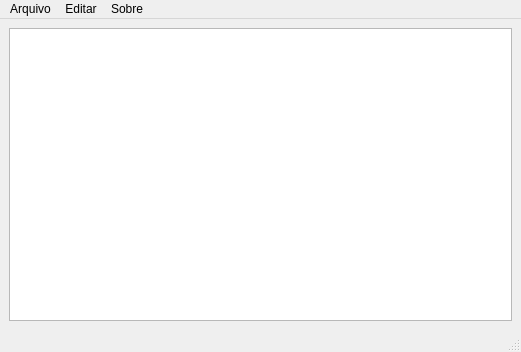
<?xml version="1.0" encoding="UTF-8"?>
<ui version="4.0">
 <class>MainWindow</class>
 <widget class="QMainWindow" name="MainWindow">
  <property name="geometry">
   <rect>
    <x>0</x>
    <y>0</y>
    <width>521</width>
    <height>352</height>
   </rect>
  </property>
  <property name="windowTitle">
   <string>MainWindow</string>
  </property>
  <widget class="QWidget" name="centralwidget">
   <layout class="QGridLayout" name="gridLayout">
    <item row="0" column="0">
     <widget class="QTextEdit" name="textEdit">
      <property name="sizePolicy">
       <sizepolicy hsizetype="Expanding" vsizetype="Expanding">
        <horstretch>0</horstretch>
        <verstretch>0</verstretch>
       </sizepolicy>
      </property>
     </widget>
    </item>
   </layout>
  </widget>
  <widget class="QMenuBar" name="menubar">
   <property name="geometry">
    <rect>
     <x>0</x>
     <y>0</y>
     <width>521</width>
     <height>20</height>
    </rect>
   </property>
   <widget class="QMenu" name="menuArquivo">
    <property name="title">
     <string>Arquivo</string>
    </property>
    <addaction name="actionNovo"/>
    <addaction name="actionAbrir"/>
    <addaction name="separator"/>
    <addaction name="actionSalvar"/>
    <addaction name="actionSalvar_Como"/>
    <addaction name="separator"/>
    <addaction name="actionImprimir"/>
    <addaction name="separator"/>
    <addaction name="actionFechar"/>
   </widget>
   <widget class="QMenu" name="menuEditar">
    <property name="title">
     <string>Editar</string>
    </property>
    <addaction name="actionCopiar"/>
    <addaction name="actionRecortar"/>
    <addaction name="actionColar"/>
    <addaction name="separator"/>
    <addaction name="actionDesfazer"/>
    <addaction name="actionRefazer"/>
   </widget>
   <widget class="QMenu" name="menuSobre">
    <property name="title">
     <string>Sobre</string>
    </property>
    <addaction name="actionSobre"/>
   </widget>
   <addaction name="menuArquivo"/>
   <addaction name="menuEditar"/>
   <addaction name="menuSobre"/>
  </widget>
  <widget class="QStatusBar" name="statusbar"/>
  <action name="actionNovo">
   <property name="text">
    <string>Novo</string>
   </property>
  </action>
  <action name="actionAbrir">
   <property name="text">
    <string>Abrir</string>
   </property>
  </action>
  <action name="actionSalvar">
   <property name="text">
    <string>Salvar</string>
   </property>
  </action>
  <action name="actionSalvar_Como">
   <property name="text">
    <string>Salvar Como</string>
   </property>
  </action>
  <action name="actionFechar">
   <property name="text">
    <string>Fechar</string>
   </property>
  </action>
  <action name="actionCopiar">
   <property name="text">
    <string>Copiar</string>
   </property>
  </action>
  <action name="actionRecortar">
   <property name="text">
    <string>Recortar</string>
   </property>
  </action>
  <action name="actionColar">
   <property name="text">
    <string>Colar</string>
   </property>
  </action>
  <action name="actionDesfazer">
   <property name="text">
    <string>Desfazer</string>
   </property>
  </action>
  <action name="actionRefazer">
   <property name="text">
    <string>Refazer</string>
   </property>
  </action>
  <action name="actionSobre_BlocodeNotas">
   <property name="text">
    <string>Sobre BlocodeNotas</string>
   </property>
  </action>
  <action name="actionImprimir">
   <property name="text">
    <string>Imprimir</string>
   </property>
  </action>
  <action name="actionSobre">
   <property name="text">
    <string>Sobre</string>
   </property>
  </action>
 </widget>
 <resources/>
 <connections/>
</ui>
